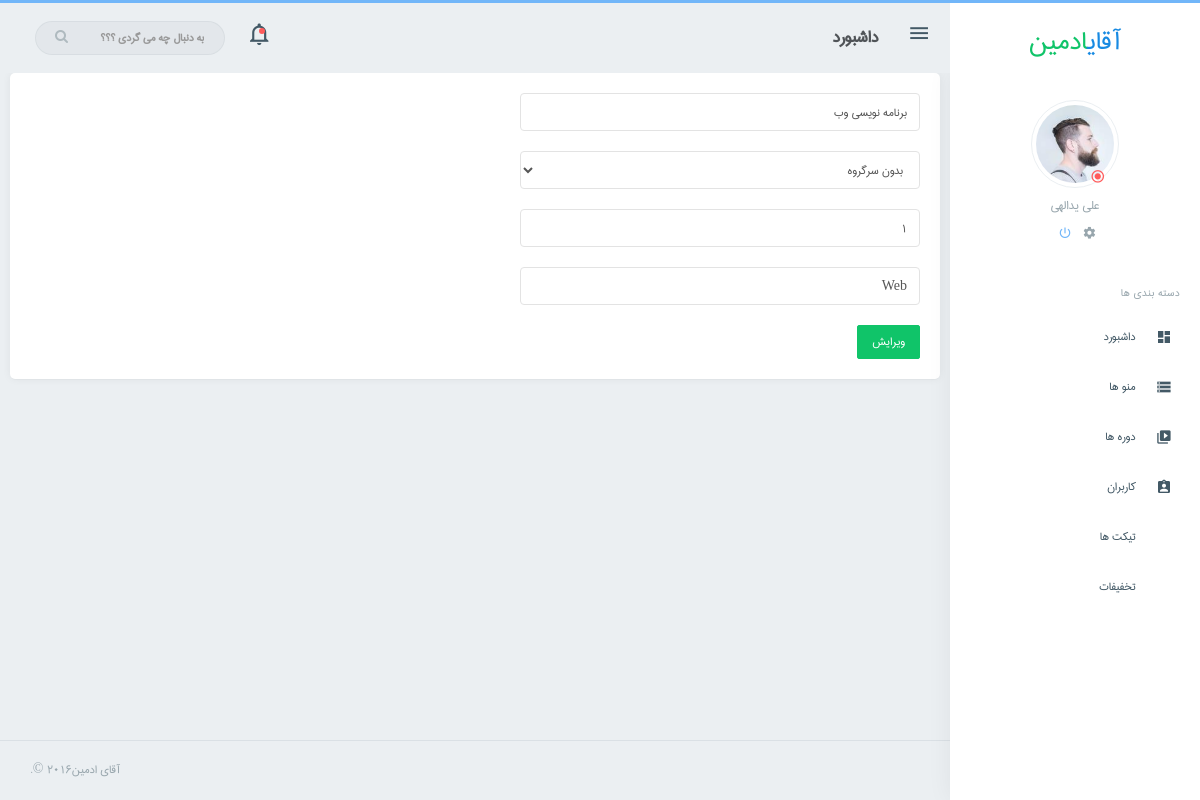
The app's page /admin/editmenu.php?id=1 with its own data.
### tables this page shows
CREATE TABLE IF NOT EXISTS `menu` (
  `id` int(11) NOT NULL AUTO_INCREMENT,
  `title` varchar(255) NOT NULL,
  `z` int(11) NOT NULL,
  `sort` int(11) NOT NULL DEFAULT '0',
  `src` varchar(255) NOT NULL,
  PRIMARY KEY (`id`)
);

### admin/editmenu.php (the view, shortened to what this page needs)
<?php
include 'header.php';
$result = $conn->prepare("SELECT * FROM menu WHERE id=?");
$result->bindValue(1 , $_GET['id']);
$result->execute();
$itemmenu = $result->fetch(PDO::FETCH_ASSOC);
?>
<form method="POST" style="max-width: 400px;">
    <input type="text" name="title" placeholder="عنوان منو" class="form-control" value="<?php echo $itemmenu['title']?>"><br>
    <select name="z" class="form-control">
        <option value="0">بدون سرگروه</option>
    </select><br>
    <input type="number" name="sort" placeholder="اولویت بندی" class="form-control" value="<?php echo $itemmenu['sort']?>"><br>
    <input type="text" name="src" placeholder="آدرس" class="form-control" value="<?php echo $itemmenu['src']?>"><br>
    <input type="submit" name="sub" value="ویرایش" class="btn btn-success">
</form>
<?php include 'footer.php'; ?>

### admin/assets/css/core.css (style rules this page uses)
html,body,div, span, applet, object, iframe, h1, h2, h3, h4, h5, h6, p, blockquote, pre, a, abbr, acronym, address, big, cite, code, del, dfn, em, img, ins, kbd, q, s, samp, small, strike, strong, sub, sup, tt, var, b, u, i, center, dl, dt, dd, ol, ul, li, fieldset, form, label, legend, table, caption, tbody, tfoot, thead, tr, th, td, article, aside, canvas, details, embed, figure, figcaption, footer, header, hgroup, menu, menu, output, ruby, section, summary, time, mark, audio, video { font-family: 'iran'; }
body { background: #ebeff2; font-family: 'iran', sans-serif; margin: 0; padding-bottom: 60px; overflow-x: hidden; color: #797979; }
html { position: relative; min-height: 100%; background: #ebeff2; }
* { outline: none !important; }
.form-control { background-color: #FFFFFF; border: 1px solid #E3E3E3; border-radius: 4px; color: #565656; padding: 7px 12px; height: 38px; max-width: 100%; -webkit-box-shadow: none; box-shadow: none; -webkit-transition: all 300ms linear; -moz-transition: all 300ms linear; -o-transition: all 300ms linear; -ms-transition: all 300ms linear; transition: all 300ms linear; }

### admin/assets/css/components.css (style rules this page uses)
.btn { border-radius: 2px; padding: 6px 14px; }
.btn-custom, .btn-primary, .btn-success, .btn-info, .btn-warning, .btn-danger, .btn-inverse, .btn-purple, .btn-pink { color: #ffffff !important; }
.btn-success { background-color: #10c469 !important; border: 1px solid #10c469 !important; }

### records on screen
menu: title "برنامه نویسی وب", sort "1", src "Web"
